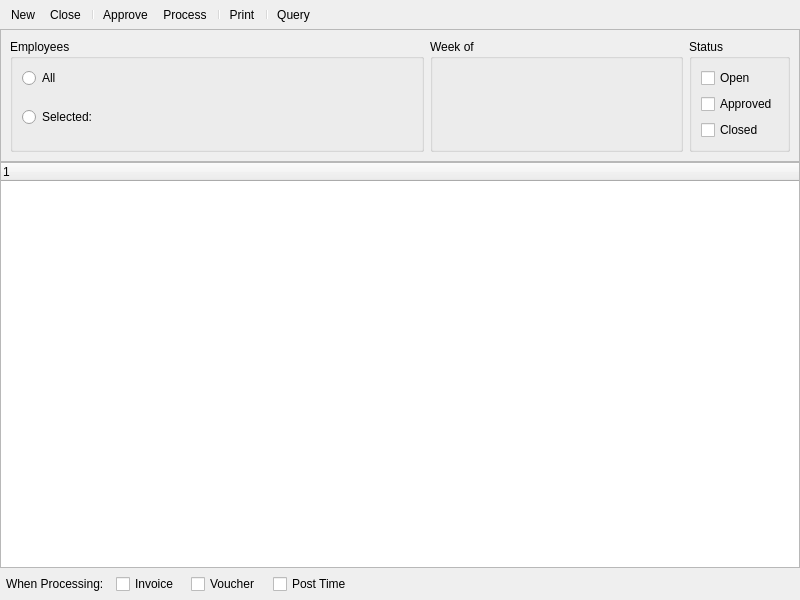
<?xml version="1.0" encoding="UTF-8"?>
<ui version="4.0">
 <comment>This file is part of the xTuple ERP: PostBooks Edition, a free and
open source Enterprise Resource Planning software suite,
Copyright (c) 1999-2009 by OpenMFG LLC, d/b/a xTuple.
It is licensed to you under the Common Public Attribution License
version 1.0, the full text of which (including xTuple-specific Exhibits)
is available at www.xtuple.com/CPAL.  By using this software, you agree
to be bound by its terms.</comment>
 <class>timeExpenseSheets</class>
 <widget class="QWidget" name="timeExpenseSheets">
  <property name="geometry">
   <rect>
    <x>0</x>
    <y>0</y>
    <width>800</width>
    <height>600</height>
   </rect>
  </property>
  <property name="sizePolicy">
   <sizepolicy hsizetype="MinimumExpanding" vsizetype="MinimumExpanding">
    <horstretch>0</horstretch>
    <verstretch>0</verstretch>
   </sizepolicy>
  </property>
  <property name="minimumSize">
   <size>
    <width>700</width>
    <height>370</height>
   </size>
  </property>
  <property name="windowTitle">
   <string>Time and Expense Sheets</string>
  </property>
  <layout class="QGridLayout" name="gridLayout_5">
   <property name="margin">
    <number>0</number>
   </property>
   <property name="spacing">
    <number>0</number>
   </property>
   <item row="0" column="0">
    <widget class="QToolBar" name="_toolBar">
     <property name="enabled">
      <bool>true</bool>
     </property>
     <property name="orientation">
      <enum>Qt::Horizontal</enum>
     </property>
     <property name="toolButtonStyle">
      <enum>Qt::ToolButtonIconOnly</enum>
     </property>
     <addaction name="_new"/>
     <addaction name="_close"/>
     <addaction name="separator"/>
     <addaction name="_approve"/>
     <addaction name="_process"/>
     <addaction name="separator"/>
     <addaction name="_print"/>
     <addaction name="separator"/>
     <addaction name="_query"/>
    </widget>
   </item>
   <item row="1" column="0">
    <widget class="QFrame" name="frame">
     <property name="frameShape">
      <enum>QFrame::StyledPanel</enum>
     </property>
     <property name="frameShadow">
      <enum>QFrame::Raised</enum>
     </property>
     <layout class="QGridLayout" name="gridLayout_3">
      <item row="0" column="0">
       <widget class="QGroupBox" name="_empGrp">
        <property name="minimumSize">
         <size>
          <width>301</width>
          <height>111</height>
         </size>
        </property>
        <property name="baseSize">
         <size>
          <width>0</width>
          <height>0</height>
         </size>
        </property>
        <property name="title">
         <string>Employees</string>
        </property>
        <layout class="QGridLayout" name="gridLayout">
         <item row="0" column="0">
          <layout class="QHBoxLayout" name="horizontalLayout_2">
           <item>
            <widget class="QRadioButton" name="_showAllEmployees">
             <property name="text">
              <string>All</string>
             </property>
            </widget>
           </item>
           <item>
            <spacer name="horizontalSpacer">
             <property name="orientation">
              <enum>Qt::Horizontal</enum>
             </property>
             <property name="sizeType">
              <enum>QSizePolicy::Preferred</enum>
             </property>
             <property name="sizeHint" stdset="0">
              <size>
               <width>40</width>
               <height>10</height>
              </size>
             </property>
            </spacer>
           </item>
          </layout>
         </item>
         <item row="1" column="0">
          <layout class="QHBoxLayout" name="horizontalLayout">
           <item>
            <widget class="QRadioButton" name="_selected">
             <property name="text">
              <string>Selected:</string>
             </property>
            </widget>
           </item>
           <item>
            <widget class="EmpCluster" name="_employee"/>
           </item>
           <item>
            <spacer name="horizontalSpacer_2">
             <property name="orientation">
              <enum>Qt::Horizontal</enum>
             </property>
             <property name="sizeHint" stdset="0">
              <size>
               <width>40</width>
               <height>10</height>
              </size>
             </property>
            </spacer>
           </item>
          </layout>
         </item>
        </layout>
       </widget>
      </item>
      <item row="0" column="2">
       <widget class="QGroupBox" name="_weekendingGrp">
        <property name="minimumSize">
         <size>
          <width>253</width>
          <height>111</height>
         </size>
        </property>
        <property name="title">
         <string>Week of</string>
        </property>
        <layout class="QGridLayout" name="gridLayout_4">
         <property name="verticalSpacing">
          <number>5</number>
         </property>
         <item row="0" column="0">
          <widget class="DateCluster" name="_weekending"/>
         </item>
        </layout>
       </widget>
      </item>
      <item row="0" column="3">
       <widget class="QGroupBox" name="_unposted">
        <property name="title">
         <string>Status</string>
        </property>
        <layout class="QVBoxLayout" name="verticalLayout">
         <item>
          <widget class="XCheckBox" name="_open">
           <property name="text">
            <string>Open</string>
           </property>
          </widget>
         </item>
         <item>
          <widget class="XCheckBox" name="_approved">
           <property name="text">
            <string>Approved</string>
           </property>
          </widget>
         </item>
         <item>
          <widget class="XCheckBox" name="_closed">
           <property name="text">
            <string>Closed</string>
           </property>
          </widget>
         </item>
        </layout>
       </widget>
      </item>
     </layout>
    </widget>
   </item>
   <item row="2" column="0">
    <widget class="XTreeWidget" name="_sheets">
     <property name="selectionMode">
      <enum>QAbstractItemView::ExtendedSelection</enum>
     </property>
     <property name="populateLinear">
      <bool>false</bool>
     </property>
    </widget>
   </item>
   <item row="3" column="0">
    <layout class="QHBoxLayout" name="horizontalLayout_3">
     <property name="spacing">
      <number>12</number>
     </property>
     <property name="margin">
      <number>6</number>
     </property>
     <item>
      <widget class="QLabel" name="label">
       <property name="text">
        <string>When Processing:</string>
       </property>
      </widget>
     </item>
     <item>
      <widget class="XCheckBox" name="_invoice">
       <property name="text">
        <string>Invoice</string>
       </property>
      </widget>
     </item>
     <item>
      <widget class="XCheckBox" name="_voucher">
       <property name="text">
        <string>Voucher</string>
       </property>
      </widget>
     </item>
     <item>
      <widget class="XCheckBox" name="_post">
       <property name="text">
        <string>Post Time</string>
       </property>
      </widget>
     </item>
     <item>
      <spacer name="horizontalSpacer_5">
       <property name="orientation">
        <enum>Qt::Horizontal</enum>
       </property>
       <property name="sizeHint" stdset="0">
        <size>
         <width>40</width>
         <height>0</height>
        </size>
       </property>
      </spacer>
     </item>
    </layout>
   </item>
  </layout>
  <action name="_new">
   <property name="text">
    <string>New</string>
   </property>
   <property name="shortcut">
    <string>Ctrl+N</string>
   </property>
  </action>
  <action name="_close">
   <property name="text">
    <string>Close</string>
   </property>
   <property name="shortcut">
    <string>Ctrl+W</string>
   </property>
  </action>
  <action name="_process">
   <property name="text">
    <string>Process</string>
   </property>
   <property name="toolTip">
    <string>Process Approved</string>
   </property>
  </action>
  <action name="_approve">
   <property name="text">
    <string>Approve</string>
   </property>
   <property name="toolTip">
    <string>Approve All</string>
   </property>
  </action>
  <action name="_query">
   <property name="text">
    <string>Query</string>
   </property>
   <property name="shortcut">
    <string>Ctrl+R</string>
   </property>
  </action>
  <action name="_print">
   <property name="text">
    <string>Print</string>
   </property>
   <property name="shortcut">
    <string>Ctrl+P</string>
   </property>
  </action>
 </widget>
 <customwidgets>
  <customwidget>
   <class>DateCluster</class>
   <extends>QWidget</extends>
   <header>datecluster.h</header>
   <container>1</container>
  </customwidget>
  <customwidget>
   <class>EmpCluster</class>
   <extends>QWidget</extends>
   <header>empcluster.h</header>
  </customwidget>
  <customwidget>
   <class>XCheckBox</class>
   <extends>QCheckBox</extends>
   <header>xcheckbox.h</header>
  </customwidget>
  <customwidget>
   <class>XTreeWidget</class>
   <extends>QTreeWidget</extends>
   <header>xtreewidget.h</header>
   <container>1</container>
  </customwidget>
 </customwidgets>
 <resources/>
 <connections/>
</ui>
